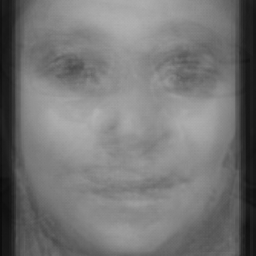
%> input picture training images/faces/aveFace.jpg, 256 x 256 px
$ octave MyEigenface.m   (GNU Octave 9; MATLAB toolbox functions it lacks are replaced by stand-ins)
%> lines starting %> are read from the running program, lines starting %| are printed output that depends on the picture
%File MyEigenface.m
%Author MaryJane Miceli
%Math for code http://www.cim.mcgill.ca/~wsun/sa/project/node10.html
%calculating EigenFaces
aveFace=imread('training images\faces\aveFace.jpg');
%> aveFace is the input picture: size 256x256 uint8; min 10, max 178, mean 117.9
blank=aveFace;
img1=imread('training images\faces\1.jpg');
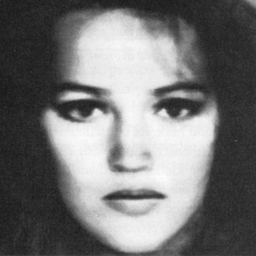
%> input picture training images/faces/1.jpg, 256 x 256 px
%> img1 is the input picture: size 256x256 uint8; min 23, max 252, mean 116.5
img2=imread('training images\faces\2.jpg');
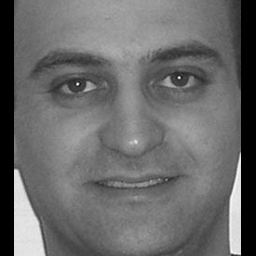
%> input picture training images/faces/2.jpg, 256 x 256 px
%> img2 is the input picture: size 256x256 uint8; min 0, max 255, mean 105.6
img3=imread('training images\faces\3.jpg');
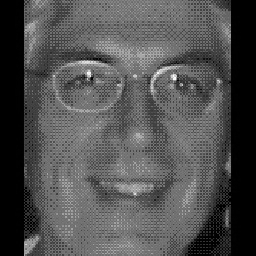
%> input picture training images/faces/3.jpg, 256 x 256 px
%> img3 is the input picture: size 256x256 uint8; min 0, max 254, mean 80.6
img4=imread('training images\faces\4.jpg');
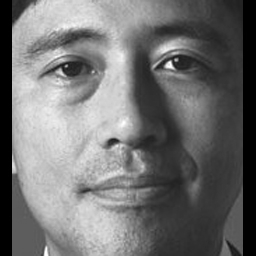
%> input picture training images/faces/4.jpg, 256 x 256 px
%> img4 is the input picture: size 256x256 uint8; min 0, max 255, mean 112.9
img5=imread('training images\faces\5.jpg');
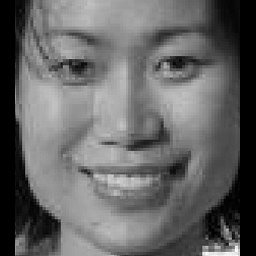
%> input picture training images/faces/5.jpg, 256 x 256 px
%> img5 is the input picture: size 256x256 uint8; min 0, max 254, mean 101.1
%> (the run ends here)
